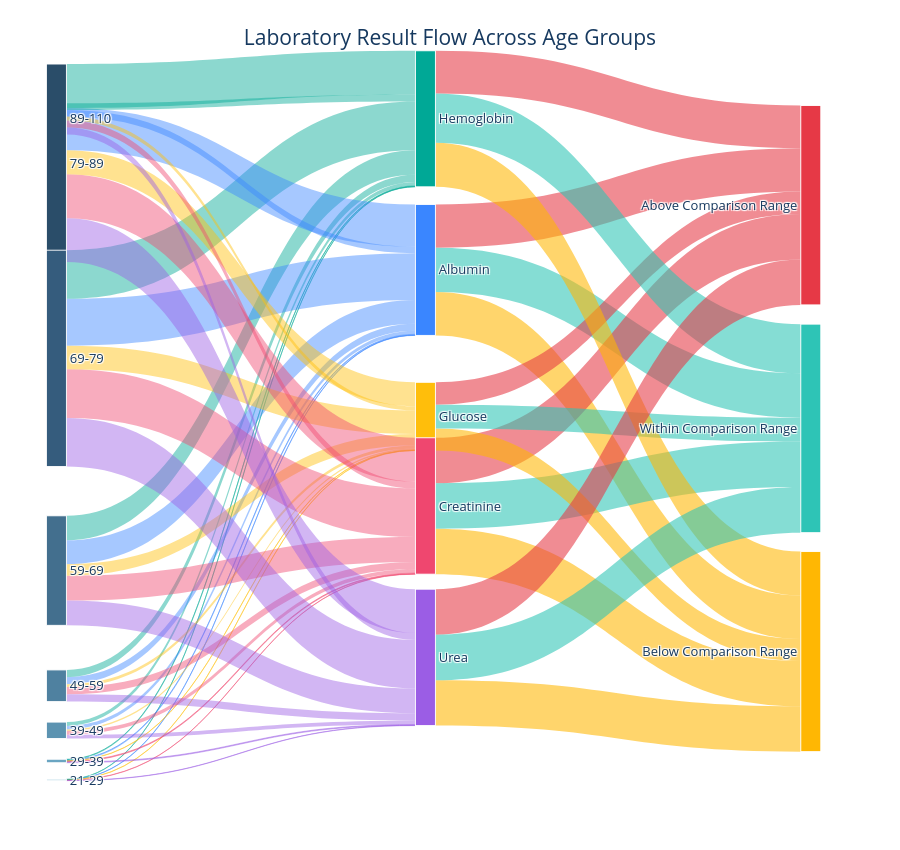

Notebook code cell kept with this figure:
### Markdown cell above
# PA4: Which age groups show the greatest differences in laboratory values, and which specific lab measurements may require closer clinical attention? 
* Sankey Chart: Laboratory Result Flow Across Age Groups — Prescriptive Analysis *
* Reasoning *

Comparing hemoglobin, albumin, glucose, creatinine, and urea across age groups helps us understand how laboratory results differ among patients. A Sankey chart shows how these measurements are distributed into above, within, and below comparison ranges, helping identify patterns that may need further review.

### Code cell
import pandas as pd
import numpy as np
import plotly.graph_objects as go
import re

# --------------------------------------------------
# 1. Select laboratory biomarkers
# --------------------------------------------------

lab_options = {
    "Hemoglobin": ["hemoglobin", "hemoglobin_blood_gas"],
    "Albumin": ["albumin", "albumin_serum"],
    "Glucose": ["glucose_blood_gas", "glucose"],
    "Creatinine": ["creatinine_enzymatic_method", "creatinine"],
    "Urea": ["urea"]
}

selected_labs = {}

for label, options in lab_options.items():
    col = next((c for c in options if c in patient.columns), None)
    if col:
        selected_labs[label] = col

if not selected_labs:
    raise ValueError("No laboratory biomarkers found.")


# --------------------------------------------------
# 2. Define result categories
# --------------------------------------------------

ABOVE = "Above Comparison Range"
WITHIN = "Within Comparison Range"
BELOW = "Below Comparison Range"

# Keep this exact order for the last column
result_categories = [ABOVE, WITHIN, BELOW]


# --------------------------------------------------
# 3. Prepare laboratory data
# --------------------------------------------------

results = []

for label, col in selected_labs.items():

    tmp = patient[["inpatient_number", "agecat", col]].copy()

    tmp[col] = pd.to_numeric(tmp[col], errors="coerce")
    tmp[col] = tmp[col].replace([np.inf, -np.inf], np.nan)
    tmp = tmp.dropna()

    if tmp.empty:
        continue

    # Keep one measurement per inpatient number and age group
    tmp = (
        tmp.groupby(
            ["inpatient_number", "agecat"],
            observed=True,
            as_index=False
        )[col]
        .median()
    )

    # Comparison limits based on dataset thirds
    lower = tmp[col].quantile(1/3)
    upper = tmp[col].quantile(2/3)

    if lower >= upper:
        continue

    # Classify results
    tmp["Lab Result"] = np.select(
        [
            tmp[col] > upper,
            tmp[col] < lower
        ],
        [
            ABOVE,
            BELOW
        ],
        default=WITHIN
    )

    tested = (
        tmp.groupby("agecat", observed=True)
        .size()
        .rename("Tested Patients")
        .reset_index()
    )

    summary = (
        tmp.groupby(
            ["agecat", "Lab Result"],
            observed=True
        )
        .size()
        .reset_index(name="Patient Count")
    )

    summary = summary.merge(
        tested,
        on="agecat",
        how="left"
    )

    summary["Biomarker"] = label
    summary["Patient Percentage"] = (
        summary["Patient Count"] / summary["Tested Patients"] * 100
    )

    results.append(summary)

if not results:
    raise ValueError("No laboratory results available.")

sankey_df = pd.concat(results, ignore_index=True)
sankey_df = sankey_df.rename(columns={"agecat": "Age Category"})
sankey_df["Age Category"] = sankey_df["Age Category"].astype(str)


# --------------------------------------------------
# 4. Define improved colors
# --------------------------------------------------

# Richer biomarker colors
lab_colors = {
    "Hemoglobin": "#00A896",   # bright teal
    "Albumin": "#3A86FF",      # vivid blue
    "Glucose": "#FFBE0B",      # bright yellow
    "Creatinine": "#EF476F",   # vivid pink-red
    "Urea": "#9B5DE5"          # vibrant purple
}

# Age-group colors: darker blue-teal family
age_colors = [
    "#1D3557",
    "#2A4D69",
    "#355C7D",
    "#436F8E",
    "#4F81A0",
    "#5C93B1",
    "#6AA5C2",
    "#78B7D3"
]

# Result-category colors
result_colors = {
    ABOVE: "#E63946",   # vivid red
    WITHIN: "#2EC4B6",  # brighter teal
    BELOW: "#FFB703"    # brighter yellow
}


# --------------------------------------------------
# 5. Create correctly ordered node lists
# --------------------------------------------------

def age_sort_key(age):
    nums = re.findall(r"\d+", str(age))
    return int(nums[0]) if nums else -1

# DESCENDING age order
age_nodes = sorted(
    sankey_df["Age Category"].unique(),
    key=age_sort_key,
    reverse=True
)

lab_nodes = [lab for lab in lab_options if lab in sankey_df["Biomarker"].unique()]
result_nodes = [r for r in result_categories if r in sankey_df["Lab Result"].unique()]

age_ids = [f"age:{x}" for x in age_nodes]
lab_ids = [f"lab:{x}" for x in lab_nodes]
result_ids = [f"result:{x}" for x in result_nodes]

all_ids = age_ids + lab_ids + result_ids
all_labels = age_nodes + lab_nodes + result_nodes

node_map = {node_id: i for i, node_id in enumerate(all_ids)}


# --------------------------------------------------
# 6. Create Sankey connections
# --------------------------------------------------

links_1 = (
    sankey_df.groupby(
        ["Age Category", "Biomarker"],
        observed=True
    )["Patient Count"]
    .sum()
    .reset_index()
)

links_2 = (
    sankey_df.groupby(
        ["Biomarker", "Lab Result"],
        observed=True
    )["Patient Count"]
    .sum()
    .reset_index()
)

source = (
    [node_map[f"age:{age}"] for age in links_1["Age Category"]] +
    [node_map[f"lab:{lab}"] for lab in links_2["Biomarker"]]
)

target = (
    [node_map[f"lab:{lab}"] for lab in links_1["Biomarker"]] +
    [node_map[f"result:{result}"] for result in links_2["Lab Result"]]
)

values = (
    links_1["Patient Count"].tolist() +
    links_2["Patient Count"].tolist()
)


# --------------------------------------------------
# 7. Assign node colors
# --------------------------------------------------

node_colors = []

for label in all_labels:
    if label in age_nodes:
        node_colors.append(age_colors[age_nodes.index(label) % len(age_colors)])
    elif label in lab_nodes:
        node_colors.append(lab_colors[label])
    else:
        node_colors.append(result_colors[label])


# --------------------------------------------------
# 8. Create transparent link colors
# --------------------------------------------------

def hex_to_rgba(hex_color, opacity=0.55):
    hex_color = hex_color.lstrip("#")
    r = int(hex_color[0:2], 16)
    g = int(hex_color[2:4], 16)
    b = int(hex_color[4:6], 16)
    return f"rgba({r},{g},{b},{opacity})"

link_colors = []

# Age -> Biomarker links use biomarker colors
for lab in links_1["Biomarker"]:
    link_colors.append(hex_to_rgba(lab_colors[lab], opacity=0.45))

# Biomarker -> Result links use result colors
for result in links_2["Lab Result"]:
    link_colors.append(hex_to_rgba(result_colors[result], opacity=0.58))


# --------------------------------------------------
# 9. Position nodes
# --------------------------------------------------

CHART_HEIGHT = 850
PLOT_HEIGHT = 730
NODE_PAD = 16

total_flow = links_1["Patient Count"].sum()
max_nodes = max(len(age_nodes), len(lab_nodes), len(result_nodes))
usable_height = PLOT_HEIGHT * 0.92

flow_scale = (
    usable_height - (max_nodes - 1) * NODE_PAD
) / total_flow


def calculate_positions(labels, counts):
    counts = np.array(counts, dtype=float)
    total_node_height = counts.sum() * flow_scale

    if len(labels) > 1:
        gap = (usable_height - total_node_height) / (len(labels) - 1)
    else:
        gap = 0

    positions = []
    current_y = PLOT_HEIGHT * 0.04

    for count in counts:
        positions.append(current_y / PLOT_HEIGHT)
        current_y += count * flow_scale + gap

    return positions


# Age-group positions (descending order already set)
age_counts = (
    links_1.groupby("Age Category")["Patient Count"]
    .sum()
    .reindex(age_nodes)
    .fillna(0)
)
age_y = calculate_positions(age_nodes, age_counts.values)

# Biomarker positions
lab_counts = (
    links_1.groupby("Biomarker")["Patient Count"]
    .sum()
    .reindex(lab_nodes)
    .fillna(0)
)
lab_y = calculate_positions(lab_nodes, lab_counts.values)

# Result positions: top -> above, middle -> within, bottom -> below
result_y_map = {
    ABOVE: 0.16,
    WITHIN: 0.47,
    BELOW: 0.78
}
result_y = [result_y_map[r] for r in result_nodes]

x_positions = (
    [0.02] * len(age_nodes) +
    [0.47] * len(lab_nodes) +
    [0.94] * len(result_nodes)
)

y_positions = age_y + lab_y + result_y


# --------------------------------------------------
# 10. Create Sankey chart
# --------------------------------------------------

fig = go.Figure(
    go.Sankey(
        arrangement="fixed",

        node=dict(
            pad=NODE_PAD,
            thickness=20,
            line=dict(color="white", width=0.9),
            label=all_labels,
            color=node_colors,
            x=x_positions,
            y=y_positions,
            hovertemplate=(
                "<b>%{label}</b><br>"
                "Count: %{value:,.0f}"
                "<extra></extra>"
            )
        ),

        link=dict(
            source=source,
            target=target,
            value=values,
            color=link_colors,
            hovertemplate=(
                "<b>%{source.label}</b> → <b>%{target.label}</b><br>"
                "Count: %{value:,.0f}"
                "<extra></extra>"
            )
        )
    )
)


# --------------------------------------------------
# 11. Customize chart appearance
# --------------------------------------------------

fig.update_layout(
    title=dict(
        text="Laboratory Result Flow Across Age Groups",
        x=0.5,
        font=dict(
            size=21,
            color="#16395F"
        )
    ),
    height=CHART_HEIGHT,
    paper_bgcolor="white",
    plot_bgcolor="white",
    font=dict(
        size=13,
        color="#16395F"
    ),
    margin=dict(
        t=90,
        l=40,
        r=40,
        b=40
    )
)

fig.show()

### Figure 1 — Plotly figure (JSON) as saved in the notebook; plotly's stock layout.template omitted (floating-point values rounded to 4 significant figures)
{"data": [{"arrangement": "fixed", "link": {"color": ["rgba(58,134,255,0.45)", "rgba(239,71,111,0.45)", "rgba(255,190,11,0.45)", "rgba(0,168,150,0.45)", "rgba(155,93,229,0.45)", "rgba(58,134,255,0.45)", "rgba(239,71,111,0.45)", "rgba(255,190,11,0.45)", "rgba(0,168,150,0.45)", "rgba(155,93,229,0.45)", "rgba(58,134,255,0.45)", "rgba(239,71,111,0.45)", "rgba(255,190,11,0.45)", "rgba(0,168,150,0.45)", "rgba(155,93,229,0.45)", "rgba(58,134,255,0.45)", "rgba(239,71,111,0.45)", "rgba(255,190,11,0.45)", "rgba(0,168,150,0.45)", "rgba(155,93,229,0.45)", "rgba(58,134,255,0.45)", "rgba(239,71,111,0.45)", "rgba(255,190,11,0.45)", "rgba(0,168,150,0.45)", "rgba(155,93,229,0.45)", "rgba(58,134,255,0.45)", "rgba(239,71,111,0.45)", "rgba(255,190,11,0.45)", "rgba(0,168,150,0.45)", "rgba(155,93,229,0.45)", "rgba(58,134,255,0.45)", "rgba(239,71,111,0.45)", "rgba(255,190,11,0.45)", "rgba(0,168,150,0.45)", "rgba(155,93,229,0.45)", "rgba(58,134,255,0.45)", "rgba(239,71,111,0.45)", "rgba(255,190,11,0.45)", "rgba(0,168,150,0.45)", "rgba(155,93,229,0.45)", "rgba(230,57,70,0.58)", "rgba(255,183,3,0.58)", "rgba(46,196,182,0.58)", "rgba(230,57,70,0.58)", "rgba(255,183,3,0.58)", "rgba(46,196,182,0.58)", "rgba(230,57,70,0.58)", "rgba(255,183,3,0.58)", "rgba(46,196,182,0.58)", "rgba(230,57,70,0.58)", "rgba(255,183,3,0.58)", "rgba(46,196,182,0.58)", "rgba(230,57,70,0.58)", "rgba(255,183,3,0.58)", "rgba(46,196,182,0.58)"], "hovertemplate": "<b>%{source.label}</b> → <b>%{target.label}</b><br>Count: %{value:,.0f}<extra></extra>", "source": [7, 7, 7, 7, 7, 6, 6, 6, 6, 6, 5, 5, 5, 5, 5, 4, 4, 4, 4, 4, 3, 3, 3, 3, 3, 2, 2, 2, 2, 2, 1, 1, 1, 1, 1, 0, 0, 0, 0, 0, 9, 9, 9, 11, 11, 11, 10, 10, 10, 8, 8, 8, 12, 12, 12], "target": [9, 11, 10, 8, 12, 9, 11, 10, 8, 12, 9, 11, 10, 8, 12, 9, 11, 10, 8, 12, 9, 11, 10, 8, 12, 9, 11, 10, 8, 12, 9, 11, 10, 8, 12, 9, 11, 10, 8, 12, 13, 15, 14, 13, 15, 14, 13, 15, 14, 13, 15, 14, 13, 15, 14], "value": [4, 4, 4, 4, 4, 12, 12, 5, 10, 12, 50, 56, 21, 56, 56, 102, 106, 42, 105, 106, 347, 361, 168, 357, 361, 681, 708, 344, 708, 708, 617, 637, 350, 639, 637, 93, 101, 59, 101, 101, 631, 630, 645, 662, 660, 663, 325, 320, 348, 622, 642, 716, 662, 660, 663]}, "node": {"color": ["#1D3557", "#2A4D69", "#355C7D", "#436F8E", "#4F81A0", "#5C93B1", "#6AA5C2", "#78B7D3", "#00A896", "#3A86FF", "#FFBE0B", "#EF476F", "#9B5DE5", "#E63946", "#2EC4B6", "#FFB703"], "hovertemplate": "<b>%{label}</b><br>Count: %{value:,.0f}<extra></extra>", "label": ["89-110", "79-89", "69-79", "59-69", "49-59", "39-49", "29-39", "21-29", "Hemoglobin", "Albumin", "Glucose", "Creatinine", "Urea", "Above Comparison Range", "Within Comparison Range", "Below Comparison Range"], "line": {"color": "white", "width": 0.9}, "pad": 16, "thickness": 20, "x": [0.02, 0.02, 0.02, 0.02, 0.02, 0.02, 0.02, 0.02, 0.47, 0.47, 0.47, 0.47, 0.47, 0.94, 0.94, 0.94], "y": [0.04, 0.1013, 0.3727, 0.6675, 0.8275, 0.8893, 0.9319, 0.9583, 0.04, 0.2499, 0.4534, 0.5777, 0.788, 0.16, 0.47, 0.78]}, "type": "sankey"}], "layout": {"font": {"color": "#16395F", "size": 13}, "height": 850, "margin": {"b": 40, "l": 40, "r": 40, "t": 90}, "paper_bgcolor": "white", "plot_bgcolor": "white", "title": {"font": {"color": "#16395F", "size": 21}, "text": "Laboratory Result Flow Across Age Groups", "x": 0.5}}}
